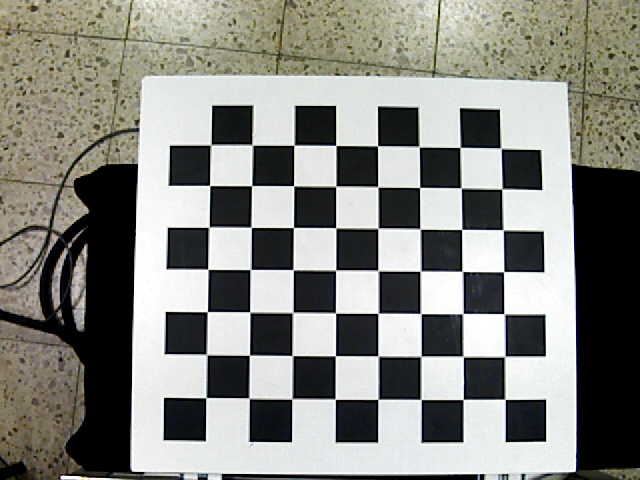
#> input picture images/for_hand_eye_calib/images_18-07_15-44/img_1.jpg, 640 x 480 px; its folder holds only this picture in this run
$ python main_calibrate_with_given_data.py
#> lines starting #> are read from the running program, lines starting #| are printed output that depends on the picture
#> (reads robot_poses.npz from the repository)
### packages2/image_processor.py
import cv2
import numpy as np
import logging


class ImageProcessor:
    def __init__(self):

        self._logger = logging.getLogger(f'{__name__}.{self.__class__.__name__}')
        self._logger.debug(f'ImageProcessor({self}) was initialized.')

    def load_camera_params(self, path):
#> called with path = 'CameraParams_inna_kamera_17-07_16-34.npz'
        with np.load(path) as file:
#> (reads CameraParams_inna_kamera_17-07_16-34.npz from the repository)
            mtx, distortion = [file[i] for i in ('cameraMatrix', 'dist')]
        return mtx, distortion

    def undistort_frame(self, frame, mtx, distortion):
        h, w = frame.shape[:2]
        newcameramtx, roi = cv2.getOptimalNewCameraMatrix(mtx, distortion, (w, h), 1, (w, h))
        undst = cv2.undistort(frame, mtx, distortion, None, newcameramtx)
        x, y, w, h = roi
        undst = undst[y:y+h, x:x+w]
        return undst

    # [43 lines left out: functions apply_binarization, crop_image, ignore_background, not called in this run]


    def calculate_rvec_tvec(self, frame, point_shift=(0,0), chess_size=(8,7), side_of_chess_mm=40):
        """
        Calculates the chessboard's rotation (rvecs) and translation vector (tvecs) using the solvePnP method.

        Args:
            frame: The input frame
            point_shift: A tuple representing the shift of the chessboard corners in the x and y directions
            chess_size: A tuple representing the number of inner corners per chessboard row and column
            side_of_chess_mm: The size of each square on the chessboard in millimeters

        Returns:
            rvecs: The rotation vector
            tvecs: The translation vector
        """
        mtx, distortion = self.load_camera_params('CameraParams_inna_kamera_17-07_16-34.npz')
        # prepare chessboard corners in real world
        objp = np.zeros((chess_size[0] * chess_size[1], 3), np.float32)
        objp[:,:2] = np.mgrid[0:chess_size[0],0:chess_size[1]].T.reshape(-1,2)
        objp[:, 0] -= point_shift[0]
        objp[:, 1] -= point_shift[1]
        side_of_chess_m = side_of_chess_mm / 1000
        objp *= side_of_chess_m

        gray = cv2.cvtColor(frame, cv2.COLOR_BGR2GRAY)
        ret, corners = cv2.findChessboardCorners(gray, chess_size, None)
        if ret == True:
            _, rvecs, tvecs = cv2.solvePnP(objp, corners, mtx, distortion)

        # cv2.circle(frame, corners[0], radius=10, color=(0, 0, 255), thickness=5)
        return rvecs, tvecs

    # [97 lines left out: functions show_chess_corner, get_roi_points, find_centroid, is_centroid_applicable_for_gripper, not called in this run]

### main_calibrate_with_given_data.py
import numpy as np
import os
import cv2
from packages2.image_processor import ImageProcessor
from scipy.spatial.transform import Rotation as R
import packages2.common  as common


def get_images( path=''):
    images = []
    # Sprawdź, czy ścieżka jest poprawna
    if not os.path.exists(path):
        print(f"The provided path does not exist: {path}")
        return

    # Przeglądaj pliki w folderze
    for filename in os.listdir(path):
        if filename.lower().endswith(('.png', '.jpg', '.jpeg', '.bmp', '.gif')):
            img_path = os.path.join(path, filename)
            img = cv2.imread(img_path)
#> img is the input picture: shape (480, 640, 3); mean B, G, R 128.5, 134.5, 134.2
            if img is not None:
                images.append(img)
            else:
                print(f"Failed to load image: {img_path}")
    print(f"Loaded {len(images)} images from {path}")
#| Loaded 1 images from images/for_hand_eye_calib/images_18-07_15-44
    return images


def calculate_rvec_tvec_from_robot_pose(pos):
    print(f"pos: {pos}")

    roll = pos[3]
    pitch = pos[4]
    yaw = pos[5]

    r = R.from_euler('xyz', [roll, pitch, yaw], degrees=False)
    rotation_matrix = r.as_matrix()


    rvec = cv2.Rodrigues(np.array(rotation_matrix))[0]
    tvec = np.zeros((3, 1))
    for i in range(3):
        tvec[i] = pos[i]

    return rvec, tvec


def prepare_one_mtx(rvec, tvec):
    mtx = np.zeros((4, 4))

    rmtx = cv2.Rodrigues(rvec)[0]
    mtx[:3, :3] = rmtx
    mtx[:3, 3] = tvec.ravel()
    mtx[3, 3] = 1
    return mtx

# [83 lines left out: functions prepare_one_mtx2, calibrate_tsai, calibrate_li, not called in this run]


np.set_printoptions(precision=6, suppress=True)

#DATA TAKEN FROM HERE
files_path = "images/for_hand_eye_calib/images_18-07_15-44"
# files_path = "images/for_hand_eye_calib/images_18-07_16-36"


# Load from npz file
data = np.load(f"{files_path}/robot_poses.npz")
robot_pose_read_from_robot = data['robot_pose_read_from_robot']

image_processor = ImageProcessor()
mtx, dist = image_processor.load_camera_params("CameraParams_inna_kamera_17-07_16-34.npz")
images = get_images(files_path)
#> images = 1 item


print(len(robot_pose_read_from_robot))
cam_rvecs = []
cam_tvecs = []
cam_mtxs = []
rob_rvecs = []
rob_tvecs = []
rob_mtxs = []
for robot_pose, image in zip(robot_pose_read_from_robot, images):
    image_to_show = image.copy()
    print(f"robot pose: {robot_pose}")
    cv2.imshow("Image", image)

    u_image = image_processor.undistort_frame(image, mtx, dist)

    cv2.imshow("uImage", u_image)


    cam_rvec, cam_tvec = image_processor.calculate_rvec_tvec(u_image)
    cam_mtx = prepare_one_mtx(cam_rvec, cam_tvec)
    cam_rvecs.append(cam_rvec)
    cam_tvecs.append(cam_tvec)
    cam_mtxs.append(cam_mtx)

    print(f"Calculated object to camera rvec: {cam_rvec}")
    print(f"Calculated object to camera tvec: {cam_tvec}")
    print(f"Calculated object to camera mtx: {cam_mtx}")

    rob_rvec, rob_tvec = calculate_rvec_tvec_from_robot_pose(robot_pose)
    rob_mtx = prepare_one_mtx(rob_rvec, rob_tvec)
    rob_rvecs.append(rob_rvec)
    rob_tvecs.append(rob_tvec)
    rob_mtxs.append(rob_mtx)

    print(f"Calculated robot to base rvec: {rob_rvec}")
    print(f"Calculated robot to base tvec: {rob_tvec}")
    print(f"Calculated robot to base mtx: {rob_mtx}")

    gray = cv2.cvtColor(image_to_show, cv2.COLOR_BGR2GRAY)

    ret, corners = cv2.findChessboardCorners(gray, (8,7), None)
    cv2.drawChessboardCorners(image_to_show, (8, 7), corners, True)

    cv2.imshow("Image with corners", image_to_show)

    cv2.waitKey(500)
    cv2.destroyAllWindows()
#> this loop made 1 pass
#> (robot_pose, newcameramtx in undistort_frame, roi in undistort_frame, x in undistort_frame, y in undistort_frame) on pass 1: ([-0.182, 0.0883, 0.725, -2.8, -1.26, -0.0374], [[695, 0, 279.5], [0, 693.5, 288.2], [0, 0, 1]], (11, 27, 601, 443), 11, 27)
#> (printed output is left out)
#> pass 1, in undistort_frame, `undst = cv2.undistort(frame, mtx, distortion, None, newcameramtx)`:
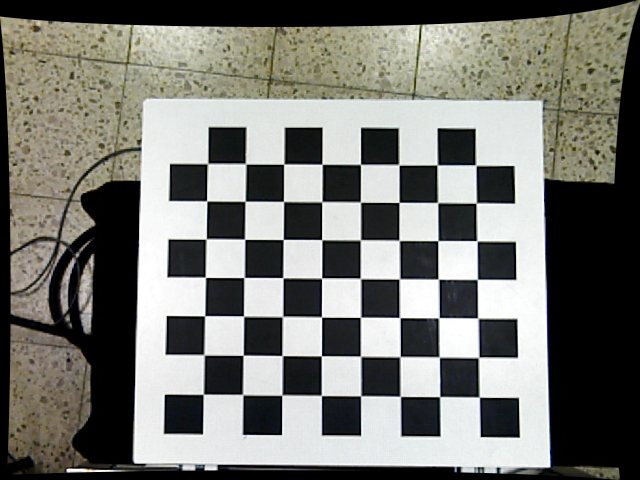
#> undst: shape (480, 640, 3); mean B, G, R 113.6, 119.3, 119.1
#> pass 1, in undistort_frame, `undst = undst[y:y+h, x:x+w]`:
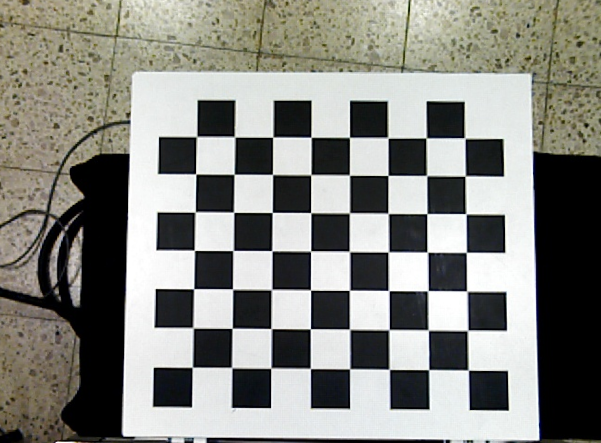
#> undst: shape (443, 601, 3); mean B, G, R 128.2, 134.2, 133.9
#> pass 1, in calculate_rvec_tvec, `gray = cv2.cvtColor(frame, cv2.COLOR_BGR2GRAY)`:
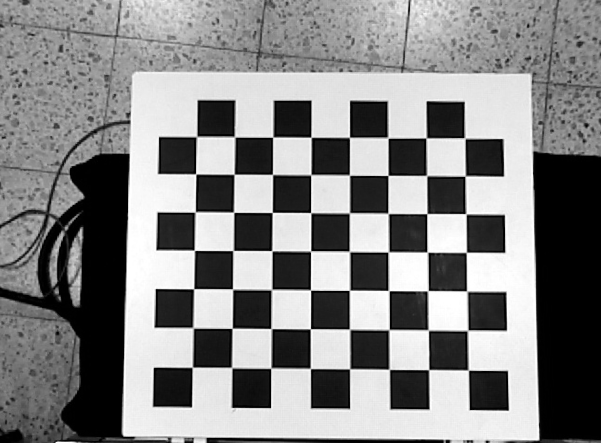
#> gray: shape (443, 601); min 0, max 255, mean 133.5
#> pass 1, `gray = cv2.cvtColor(image_to_show, cv2.COLOR_BGR2GRAY)`:
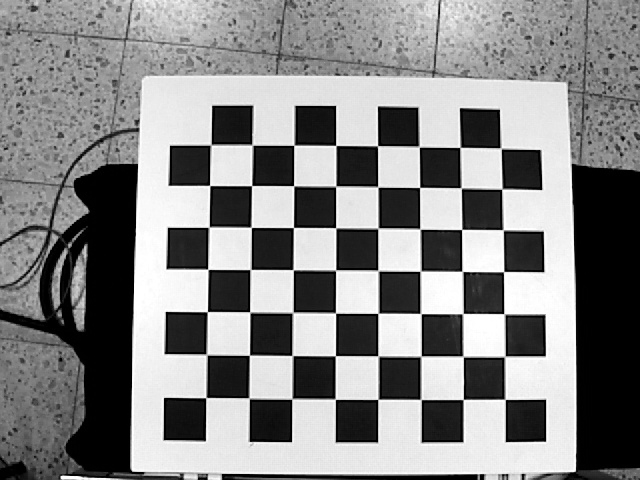
#> gray: shape (480, 640); min 0, max 255, mean 133.7
#> after the loop:
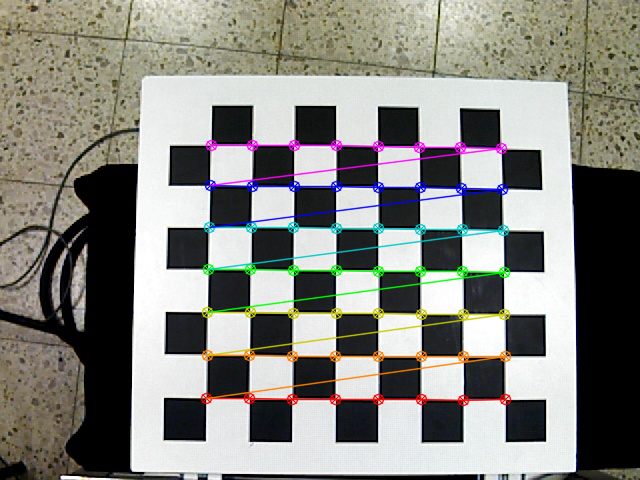
#> image_to_show: shape (480, 640, 3); mean B, G, R 127.5, 133.8, 133.9
#> after the loop, cam_mtxs = [[[-1, 0.00913, 0.03, 0.181], [-0.00646, -0.996, 0.0882, 0.0895], [0.0307, 0.0879, 0.996, 0.767], [0, 0, 0, 1]]]; cam_rvecs = [[-0.0476, -0.138, -3.13]]; cam_tvecs = [[0.181, 0.0895, 0.767]]; rob_mtxs = [[[0.308, 0.283, 0.908, -0.182], [-0.0115, -0.954, 0.301, 0.0883], [0.951, -0.103, -0.291, 0.725], [0, 0, 0, 1]]]; rob_rvecs = [[-2.33, -0.247, -1.69]]; rob_tvecs = [[-0.182, 0.0883, 0.725]]


print("DONE")
print(f"len of: {len(cam_rvecs)}")
#| len of: 1

# proceed with OpenCv calibration
#> (the run stopped early here; a loop or call above may not have finished)
